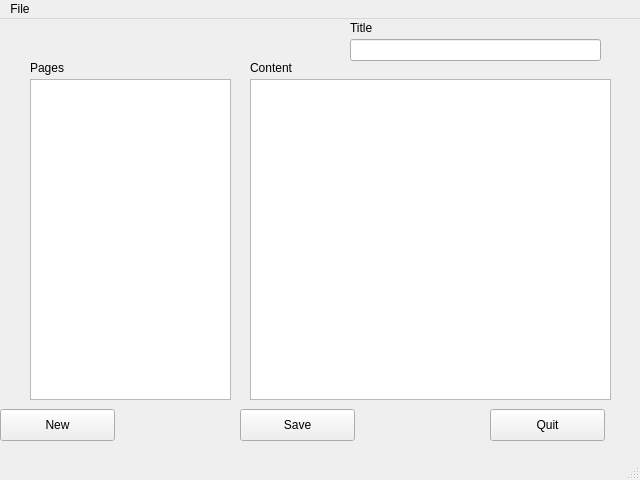
<?xml version="1.0" encoding="UTF-8"?>
<ui version="4.0">
 <class>PageEditor</class>
 <widget class="QMainWindow" name="PageEditor">
  <property name="geometry">
   <rect>
    <x>0</x>
    <y>0</y>
    <width>640</width>
    <height>480</height>
   </rect>
  </property>
  <property name="windowTitle">
   <string>MainWindow</string>
  </property>
  <widget class="QWidget" name="centralwidget">
   <widget class="QListWidget" name="pagelist">
    <property name="geometry">
     <rect>
      <x>30</x>
      <y>60</y>
      <width>201</width>
      <height>321</height>
     </rect>
    </property>
   </widget>
   <widget class="QLineEdit" name="pagetitle">
    <property name="geometry">
     <rect>
      <x>350</x>
      <y>20</y>
      <width>251</width>
      <height>22</height>
     </rect>
    </property>
   </widget>
   <widget class="QTextEdit" name="texteditor">
    <property name="geometry">
     <rect>
      <x>250</x>
      <y>60</y>
      <width>361</width>
      <height>321</height>
     </rect>
    </property>
   </widget>
   <widget class="QPushButton" name="savebutton">
    <property name="geometry">
     <rect>
      <x>240</x>
      <y>390</y>
      <width>115</width>
      <height>32</height>
     </rect>
    </property>
    <property name="text">
     <string>Save</string>
    </property>
   </widget>
   <widget class="QLabel" name="label">
    <property name="geometry">
     <rect>
      <x>350</x>
      <y>0</y>
      <width>31</width>
      <height>17</height>
     </rect>
    </property>
    <property name="text">
     <string>Title</string>
    </property>
   </widget>
   <widget class="QLabel" name="label_2">
    <property name="geometry">
     <rect>
      <x>250</x>
      <y>40</y>
      <width>62</width>
      <height>17</height>
     </rect>
    </property>
    <property name="text">
     <string>Content</string>
    </property>
   </widget>
   <widget class="QLabel" name="label_3">
    <property name="geometry">
     <rect>
      <x>30</x>
      <y>40</y>
      <width>62</width>
      <height>17</height>
     </rect>
    </property>
    <property name="text">
     <string>Pages</string>
    </property>
   </widget>
   <widget class="QPushButton" name="newbutton">
    <property name="geometry">
     <rect>
      <x>0</x>
      <y>390</y>
      <width>115</width>
      <height>32</height>
     </rect>
    </property>
    <property name="text">
     <string>New</string>
    </property>
   </widget>
   <widget class="QPushButton" name="quitbutton">
    <property name="geometry">
     <rect>
      <x>490</x>
      <y>390</y>
      <width>115</width>
      <height>32</height>
     </rect>
    </property>
    <property name="text">
     <string>Quit</string>
    </property>
   </widget>
  </widget>
  <widget class="QMenuBar" name="menubar">
   <property name="geometry">
    <rect>
     <x>0</x>
     <y>0</y>
     <width>640</width>
     <height>22</height>
    </rect>
   </property>
   <widget class="QMenu" name="menuFile">
    <property name="title">
     <string>File</string>
    </property>
    <addaction name="actionQuit"/>
   </widget>
   <addaction name="menuFile"/>
  </widget>
  <widget class="QStatusBar" name="statusbar"/>
  <action name="actionQuit">
   <property name="text">
    <string>Quit</string>
   </property>
  </action>
 </widget>
 <resources/>
 <connections/>
</ui>
